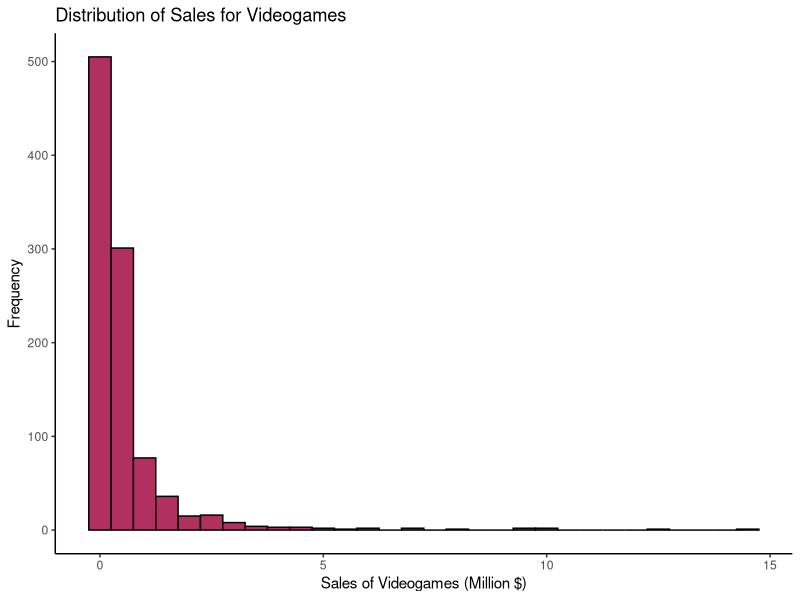
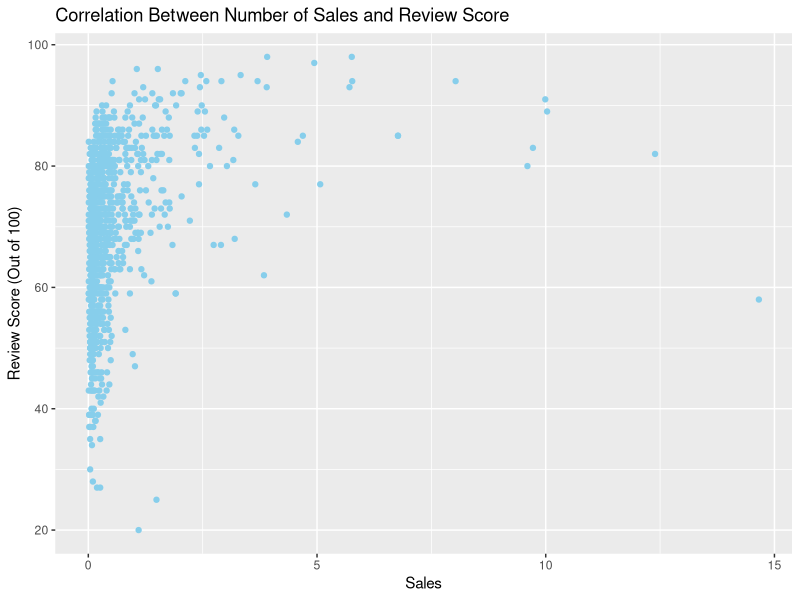
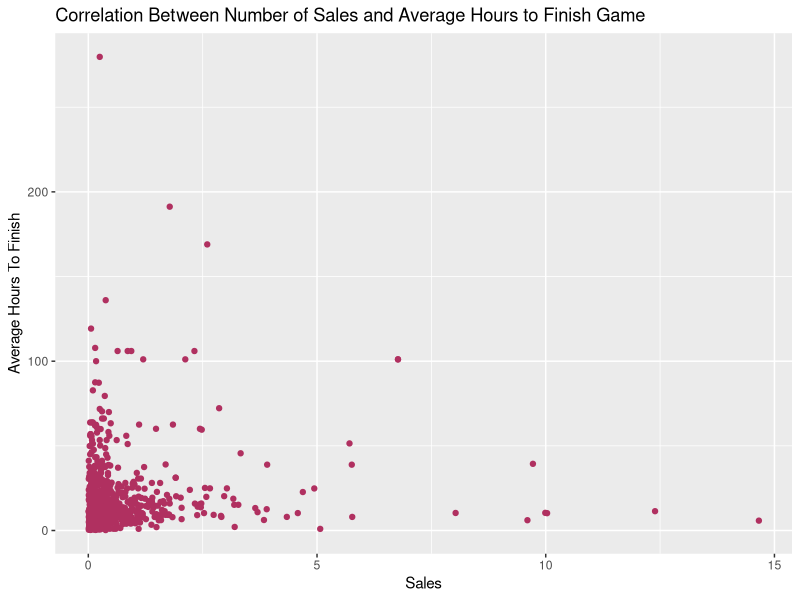
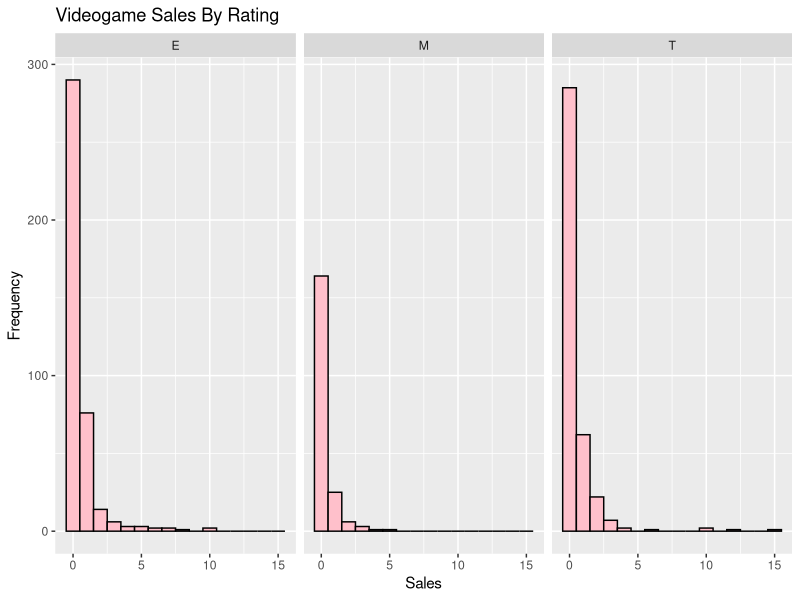

The R source for these figures, in order:
## ---- chunk 1
knitr::opts_chunk$set(fig.height=5, fig.width=10, warning=FALSE, tidy=TRUE, tidy.opts=list(width.cutoff=100))
## ---- chunk 2
videogame = read.csv('Project1_videogames.csv')
## ---- chunk 3
library(ggplot2)
ggplot(videogame, aes(Sales)) +  geom_histogram(binwidth = 0.5, col='black', fill='maroon') + xlab('Sales of Videogames (Million $)') + ylab('Frequency') + ggtitle('Distribution of Sales for Videogames') + theme_classic()
## ---- chunk 4
videogame_ggplot = ggplot(videogame)
videogame_ggplot + geom_point(aes(x=Sales, y=ReviewScore), color = 'skyblue') + labs(title='Correlation Between Number of Sales and Review Score', y='Review Score (Out of 100)')
## ---- chunk 5
videogame_ggplot + geom_point(aes(x=Sales, y=AvgHoursToFinish), color = 'maroon') + labs(title='Correlation Between Number of Sales and Average Hours to Finish Game', y='Average Hours To Finish')
## ---- chunk 6
videogame_ggplot + geom_histogram(aes(x=Sales), binwidth = 1, col='black',fill='pink')  + labs(title='Videogame Sales By Rating',x='Sales',y='Frequency') + theme(legend.position='bottom') + scale_fill_brewer(type='qual',palette=2) + facet_wrap(~Rating)
